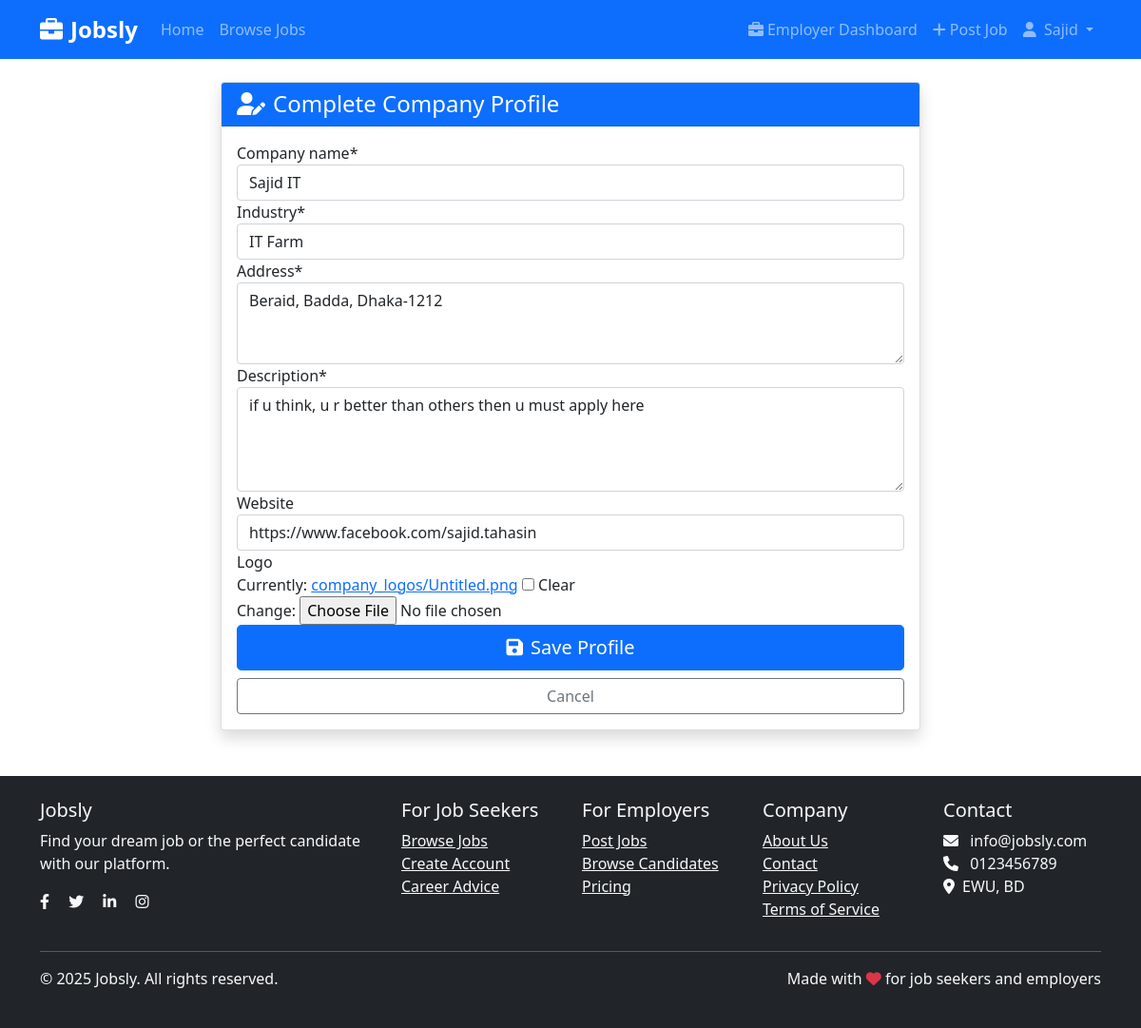
The app's page /accounts/profile/ (signed in) with its own data.
### accounts/models.py (models this page shows, shortened)
class User(AbstractUser):
    ROLE_CHOICES = (
        ('applicant', 'Job Seeker'),
        ('employer', 'Employer'),
        ('admin', 'Admin'),
    )
    role = models.CharField(max_length=20, choices=ROLE_CHOICES, default='applicant')
    phone = models.CharField(max_length=15, blank=True)
    email = models.EmailField(unique=True)

class EmployerProfile(models.Model):
    user = models.OneToOneField(User, on_delete=models.CASCADE, related_name='employerprofile')
    company_name = models.CharField(max_length=200)
    industry = models.CharField(max_length=100)
    address = models.TextField()
    description = models.TextField()
    website = models.URLField(blank=True)
    logo = models.ImageField(upload_to='company_logos/', null=True, blank=True)
    created_at = models.DateTimeField(auto_now_add=True)
    updated_at = models.DateTimeField(auto_now=True)

### accounts/views.py (the view)
# urls.py: path('profile/', views.profile, name='profile'),
@login_required
def profile(request):
    if request.user.role == 'applicant':
        return complete_applicant_profile(request)
    elif request.user.role == 'employer':
        return complete_employer_profile(request)
    return redirect('home')

### accounts/forms.py
class EmployerProfileForm(forms.ModelForm):
    class Meta:
        model = EmployerProfile
        fields = ['company_name', 'industry', 'address', 'description', 'website', 'logo']
        widgets = {
            'address': forms.Textarea(attrs={'rows': 3}),
            'description': forms.Textarea(attrs={'rows': 4}),
        }

### accounts/views.py (called while the page is built)
@login_required
def complete_employer_profile(request):
    try:
        profile = request.user.employerprofile
    except EmployerProfile.DoesNotExist:
        profile = None
    if request.method == 'POST':
        form = EmployerProfileForm(request.POST, request.FILES, instance=profile)
        if form.is_valid():
            employer_profile = form.save(commit=False)
            employer_profile.user = request.user
            employer_profile.save()
            messages.success(request, 'Company profile completed successfully!')
            return redirect('home')
    else:
        form = EmployerProfileForm(instance=profile)
    return render(request, 'accounts/profile.html', {
        'form': form,
        'profile_type': 'employer',
        'title': 'Complete Company Profile'
    })

### templates/accounts/profile.html (shortened to what this page needs)
{% extends 'base.html' %}
{% load crispy_forms_tags %}
{% block content %}
<div class="container mt-4">
    <div class="row justify-content-center">
        <div class="col-md-8">
            <div class="card shadow">
                <div class="card-header bg-primary text-white">
                    <h4 class="mb-0"><i class="fas fa-user-edit me-2"></i>{{ title }}</h4>
                </div>
                <div class="card-body">
                    <form method="post" enctype="multipart/form-data">
                        {{ form|crispy }}
                        <div class="d-grid gap-2">
                            <button type="submit" class="btn btn-primary btn-lg">
                                <i class="fas fa-save me-2"></i>Save Profile
                            </button>
                            <a href="{% url 'home' %}" class="btn btn-outline-secondary">Cancel</a>
                        </div>
                    </form>
                </div>
            </div>
        </div>
    </div>
</div>
{% endblock %}

### templates/base.html (shortened to what this page needs)
<!DOCTYPE html>
<html lang="en">
<head>
    <link href="https://cdn.jsdelivr.net/npm/bootstrap@5.1.3/dist/css/bootstrap.min.css" rel="stylesheet">
    <link href="https://cdnjs.cloudflare.com/ajax/libs/font-awesome/6.0.0/css/all.min.css" rel="stylesheet">
</head>
<body>
    <nav class="navbar navbar-expand-lg navbar-dark bg-primary">
        <div class="container">
            <a class="navbar-brand" href="{% url 'home' %}">
                <i class="fas fa-briefcase me-2"></i>Jobsly
            </a>
            <div class="collapse navbar-collapse" id="navbarNav">
                <ul class="navbar-nav me-auto">
                    <li class="nav-item">
                        <a class="nav-link" href="{% url 'home' %}">Home</a>
                    </li>
                    <li class="nav-item">
                        <a class="nav-link" href="{% url 'job_list' %}">Browse Jobs</a>
                    </li>
                </ul>
                <ul class="navbar-nav">
                    {% if user.is_authenticated %}
                        {% if user.role == 'applicant' %}
                            <li class="nav-item">
                                <a class="nav-link" href="{% url 'applicant_dashboard' %}">
                                    <i class="fas fa-tachometer-alt me-1"></i>Dashboard
                                </a>
                            </li>
                        {% elif user.role == 'employer' %}
                            <li class="nav-item">
                                <a class="nav-link" href="{% url 'manage_jobs' %}">
                                    <i class="fas fa-briefcase me-1"></i>Employer Dashboard
                                </a>
                            </li>
                            <li class="nav-item">
                                <a class="nav-link" href="{% url 'post_job' %}">
                                    <i class="fas fa-plus me-1"></i>Post Job
                                </a>
                            </li>
                        {% endif %}
                        <li class="nav-item dropdown">
                            <a class="nav-link dropdown-toggle" href="#" id="navbarDropdown" role="button" data-bs-toggle="dropdown">
                                <i class="fas fa-user me-1"></i>
                                {{ user.username }}
                            </a>
                        </li>
                    {% endif %}
                </ul>
            </div>
        </div>
    </nav>
    <main>
        {% block content %}
        {% endblock %}
    </main>
    <footer class="bg-dark text-light py-4 mt-5">
        <div class="container">
            <div class="row">
                <div class="col-md-4">
                    <h5>Jobsly</h5>
                    <p>Find your dream job or the perfect candidate with our platform.</p>
                    <div class="social-links">
                        <a href="#" class="text-light me-3"><i class="fab fa-facebook-f"></i></a>
                        <a href="#" class="text-light me-3"><i class="fab fa-twitter"></i></a>
                        <a href="#" class="text-light me-3"><i class="fab fa-linkedin-in"></i></a>
                        <a href="#" class="text-light"><i class="fab fa-instagram"></i></a>
                    </div>
                </div>
                <div class="col-md-2">
                    <h5>For Job Seekers</h5>
                    <ul class="list-unstyled">
                        <li><a href="{% url 'job_list' %}" class="text-light">Browse Jobs</a></li>
                        <li><a href="{% url 'register' %}" class="text-light">Create Account</a></li>
                        <li><a href="#" class="text-light">Career Advice</a></li>
                    </ul>
                </div>
                <div class="col-md-2">
                    <h5>For Employers</h5>
                    <ul class="list-unstyled">
                        <li><a href="{% url 'register' %}" class="text-light">Post Jobs</a></li>
                        <li><a href="#" class="text-light">Browse Candidates</a></li>
                        <li><a href="#" class="text-light">Pricing</a></li>
                    </ul>
                </div>
                <div class="col-md-2">
                    <h5>Company</h5>
                    <ul class="list-unstyled">
                        <li><a href="{% url 'home' %}" class="text-light">About Us</a></li>
                        <li><a href="#" class="text-light">Contact</a></li>
                        <li><a href="#" class="text-light">Privacy Policy</a></li>
                        <li><a href="#" class="text-light">Terms of Service</a></li>
                    </ul>
                </div>
                <div class="col-md-2">
                    <h5>Contact</h5>
                    <ul class="list-unstyled">
                        <li><i class="fas fa-envelope me-2"></i> info@jobsly.com</li>
                        <li><i class="fas fa-phone me-2"></i> 0123456789</li>
                        <li><i class="fas fa-map-marker-alt me-2"></i>EWU, BD</li>
                    </ul>
                </div>
            </div>
            <hr class="bg-light">
            <div class="row">
                <div class="col-md-6">
                    <p>&copy; 2025 Jobsly. All rights reserved.</p>
                </div>
                <div class="col-md-6 text-end">
                    <p>Made with <i class="fas fa-heart text-danger"></i> for job seekers and employers</p>
                </div>
            </div>
        </div>
    </footer>
</body>
</html>

### templates/base.html (style rules this page uses)
.navbar-brand { font-weight: bold; font-size: 1.5rem; }

### records on screen
User: username "Sajid"
EmployerProfile: company_name "Sajid IT", industry "IT Farm", address "Beraid, Badda, Dhaka-1212", description "if u think, u r better than others then u must apply here", website "https://www.facebook.com/sajid.tahasin"

### other values on screen
{{ title }} "Complete Company Profile"
